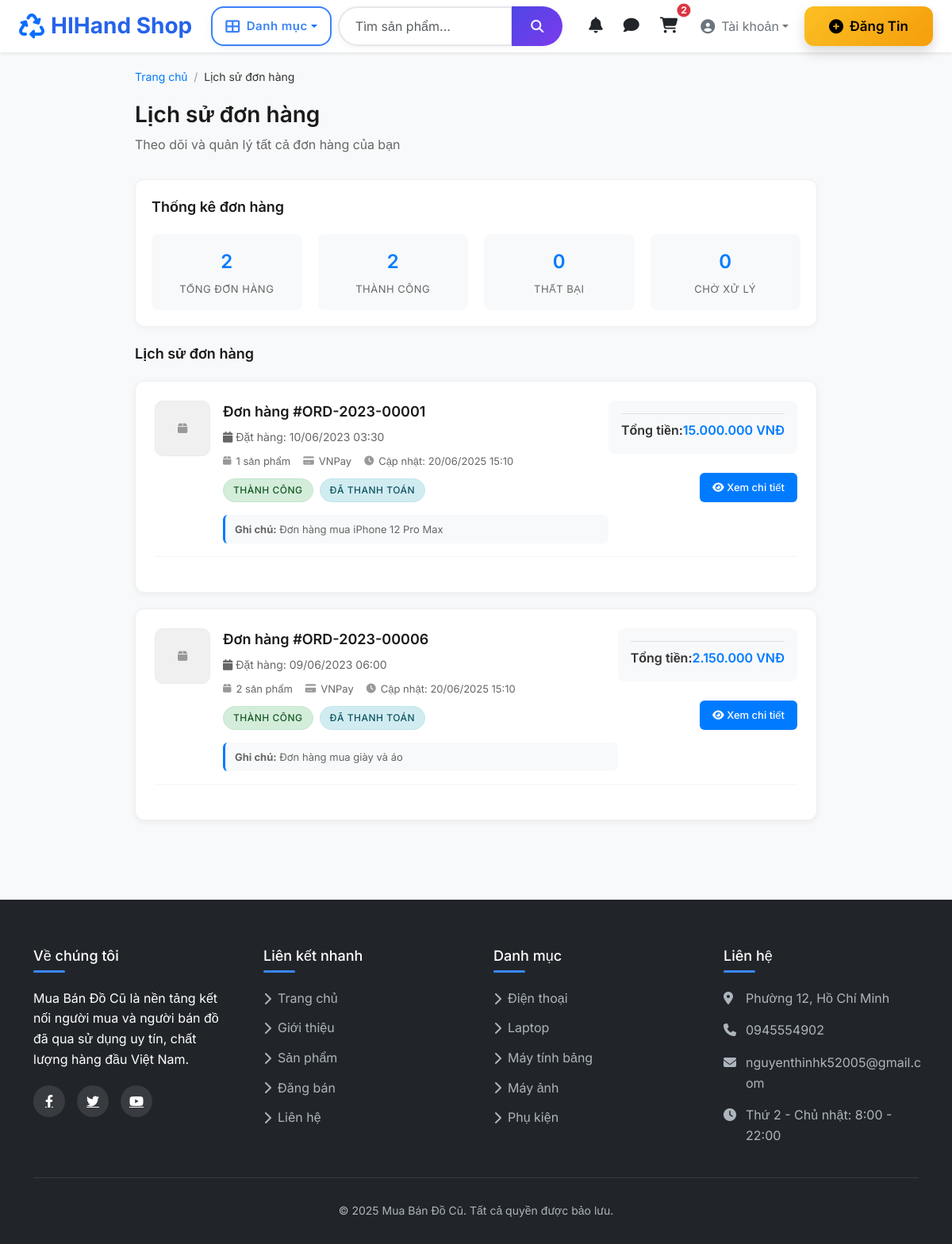
Page /app/View/order/order_history.php (signed in) on the committed database.
### tables this page shows
CREATE TABLE `orders` (
  `id` int(11) NOT NULL,
  `order_number` varchar(50) NOT NULL,
  `buyer_id` int(11) NOT NULL,
  `total_amount` decimal(15,0) NOT NULL,
  `status` enum('pending','success','failed','cancelled') DEFAULT 'pending',
  `payment_method` enum('vnpay','bank_transfer','cod') DEFAULT 'vnpay',
  `payment_status` enum('pending','paid','failed') DEFAULT 'pending',
  `notes` text DEFAULT NULL,
  `vnpay_transaction_id` varchar(100) DEFAULT NULL,
  `vnpay_response_code` varchar(10) DEFAULT NULL,
  `created_at` timestamp NULL DEFAULT current_timestamp(),
  `updated_at` timestamp NULL DEFAULT current_timestamp() ON UPDATE current_timestamp()
);

### app/Controllers/auth_helper.php (called while the page is built, shortened)
<?php
require_once(__DIR__ . '/../Models/user/Auth.php');
function isLoggedIn() {
    global $pdo;
    $auth = new Auth($pdo);
    return $auth->isLoggedIn();
}
function requireLogin($redirect_url = null) {
    return $_SESSION;
}
?>

### app/Models/user/Auth.php (called while the page is built, shortened)
<?php
class Auth {
    public function isLoggedIn() {
        if (isset($_SESSION['user_id']) && !empty($_SESSION['user_id'])) {
            return true;
        }
        return false;
    }
}
?>

### app/Controllers/order/OrderController.php (called while the page is built, shortened)
<?php
function getOrdersByUserId(PDO $pdo, $buyer_id, $limit = 50, $offset = 0) {
    $limit = (int)$limit;
    $offset = (int)$offset;
      $stmt = $pdo->prepare("
        SELECT
            o.id,
            o.order_number,
            o.total_amount,
            o.status,
            o.payment_method,
            o.payment_status,
            o.notes,
            o.created_at,
            o.updated_at,
            COUNT(oi.id) as item_count,
            (SELECT pi.image_path
             FROM order_items oi2
             LEFT JOIN products p ON oi2.product_id = p.id
             LEFT JOIN product_images pi ON p.id = pi.product_id AND pi.is_primary = 1
             WHERE oi2.order_id = o.id
             LIMIT 1) as first_product_image
        FROM orders o
        LEFT JOIN order_items oi ON o.id = oi.order_id
        WHERE o.buyer_id = ?
        GROUP BY o.id
        ORDER BY o.created_at DESC
        LIMIT $limit OFFSET $offset
    ");
    $stmt->execute([$buyer_id]);
    return $stmt->fetchAll(PDO::FETCH_ASSOC);
}
function getOrderCountByStatus(PDO $pdo, $buyer_id, $status = null) {
    if ($status) {
        $stmt = $pdo->prepare("SELECT COUNT(*) FROM orders WHERE buyer_id = ? AND status = ?");
        $stmt->execute([$buyer_id, $status]);
    } else {
        $stmt = $pdo->prepare("SELECT COUNT(*) FROM orders WHERE buyer_id = ?");
        $stmt->execute([$buyer_id]);
    }
    return (int) $stmt->fetchColumn();
}
?>

### app/View/order/order_history.php (the view, shortened to what this page needs)
<?php
require_once('../../Controllers/auth_helper.php');
require_once('../../Controllers/order/OrderController.php');
include_once __DIR__ . '/../../Components/header/Header.php';
include_once __DIR__ . '/../../Components/footer/Footer.php';
$user = requireLogin();
$current_user_id = $user['user_id'];
$page = isset($_GET['page']) ? (int)$_GET['page'] : 1;
$limit = 10;
$offset = ($page - 1) * $limit;
$orders = getOrdersByUserId($pdo, $current_user_id, $limit, $offset);
$total_orders = getOrderCountByStatus($pdo, $current_user_id);
$success_count = getOrderCountByStatus($pdo, $current_user_id, 'success');
$failed_count = getOrderCountByStatus($pdo, $current_user_id, 'failed');
$pending_count = getOrderCountByStatus($pdo, $current_user_id, 'pending');
?>
<!DOCTYPE html>
<html lang="vi">
<head>
    <link rel="stylesheet" href="https://cdnjs.cloudflare.com/ajax/libs/font-awesome/6.0.0/css/all.min.css">
    <link href="../../../public/assets/css/footer.css" rel="stylesheet">
    <link href="https://cdn.jsdelivr.net/npm/bootstrap@5.3.0/dist/css/bootstrap.min.css" rel="stylesheet">
    <link href="https://cdnjs.cloudflare.com/ajax/libs/font-awesome/6.4.0/css/all.min.css" rel="stylesheet">
    <link rel="stylesheet" href="/WebMuaBanDoCu/public/assets/css/user_box_chat.css?v=1.2">
</head>
<body>
    <div class="modern-container">
        <nav class="breadcrumb" aria-label="breadcrumb">
            <a href="../TrangChu.php">Trang chủ</a>
            <span class="breadcrumb-separator">/</span>
            <span>Lịch sử đơn hàng</span>
        </nav>
        <div class="page-header">
            <h1 class="page-title">Lịch sử đơn hàng</h1>
            <p class="page-subtitle">Theo dõi và quản lý tất cả đơn hàng của bạn</p>
        </div>
        <div class="stats-section">
            <div class="section-header">Thống kê đơn hàng</div>
            <div class="stats-grid">
                <div class="stat-item">
                    <div class="stat-number"><?php echo $total_orders; ?></div>
                    <div class="stat-label">Tổng đơn hàng</div>
                </div>
                <div class="stat-item">
                    <div class="stat-number"><?php echo $success_count; ?></div>
                    <div class="stat-label">Thành công</div>
                </div>
                <div class="stat-item">
                    <div class="stat-number"><?php echo $failed_count; ?></div>
                    <div class="stat-label">Thất bại</div>
                </div>
                <div class="stat-item">
                    <div class="stat-number"><?php echo $pending_count; ?></div>
                    <div class="stat-label">Chờ xử lý</div>
                </div>
            </div>
        </div>
        <div class="section-header">Lịch sử đơn hàng</div>
        <?php if (empty($orders)): ?>
            <div class="empty-state">
                <div class="empty-state-icon">
                    <i class="fas fa-shopping-cart"></i>
                </div>
                <h3>Chưa có đơn hàng nào</h3>
                <p>Bạn chưa có đơn hàng nào. Hãy bắt đầu mua sắm!</p>
                <a href="../../../public/TrangChu.php" class="btn-primary">
                    <i class="fas fa-shopping-bag"></i> Bắt đầu mua sắm
                </a>
            </div>
        <?php else: ?>
            <?php foreach ($orders as $order): ?>
                <div class="order-item">
                    <div class="order-header">
                        <div class="order-main-info">
                            <?php if (!empty($order['first_product_image']) && file_exists("../../" . $order['first_product_image'])): ?>
                                <img src="../../<?php echo htmlspecialchars($order['first_product_image']); ?>"
                                     alt="Order Product"
                                     class="order-image">
                            <?php else: ?>
                                <div class="order-placeholder">
                                    <i class="fas fa-box"></i>
                                </div>
                            <?php endif; ?>
                            <div class="order-details">
                                <div class="order-number">
                                    Đơn hàng #<?php echo htmlspecialchars($order['order_number']); ?>
                                </div>
                                <div class="order-date">
                                    <i class="fas fa-calendar"></i>
                                    Đặt hàng: <?php echo date('d/m/Y H:i', strtotime($order['created_at'])); ?>
                                </div>
                                <div class="order-meta">
                                    <div class="meta-item">
                                        <i class="fas fa-box"></i>
                                        <span><?php echo $order['item_count']; ?> sản phẩm</span>
                                    </div>
                                    <div class="meta-item">
                                        <i class="fas fa-credit-card"></i>
                                        <span><?php echo $order['payment_method'] == 'vnpay' ? 'VNPay' : ucfirst($order['payment_method']); ?></span>
                                    </div>
                                    <?php if ($order['updated_at'] != $order['created_at']): ?>
                                        <div class="meta-item">
                                            <i class="fas fa-clock"></i>
                                            <span>Cập nhật: <?php echo date('d/m/Y H:i', strtotime($order['updated_at'])); ?></span>
                                        </div>
                                    <?php endif; ?>
                                </div>
                                <div class="order-status-section">
                                    <?php
                                    $statusClass = '';
                                    switch($order['status']) {
                                        case 'success':
                                            $statusClass = 'status-success';
                                            $statusText = 'Thành công';
                                            break;
                                    }
                                    $paymentClass = '';
                                    switch($order['payment_status']) {
                                        case 'paid':
                                        case 'paid_via_return':
                                            $paymentClass = 'payment-paid';
                                            $paymentText = 'Đã thanh toán';
                                            break;
                                    }
                                    ?>
                                    <span class="status-badge <?php echo $statusClass; ?>">
                                        <?php echo $statusText; ?>
                                    </span>
                                    <span class="status-badge <?php echo $paymentClass; ?>">
                                        <?php echo $paymentText; ?>
                                    </span>
                                </div>
                                <?php if (!empty($order['notes'])): ?>
                                    <div class="order-notes-preview">
                                        <strong>Ghi chú:</strong> <?php echo mb_substr(htmlspecialchars($order['notes']), 0, 100); ?><?php echo mb_strlen($order['notes']) > 100 ? '...' : ''; ?>
                                    </div>
                                <?php endif; ?>
                            </div>
                        </div>
                        <div class="order-actions">
                            <div class="order-summary">
                                <div class="summary-row">
                                    <span>Tổng tiền:</span>
                                    <span style="font-weight: 600; color: #007bff;"><?php echo number_format($order['total_amount'], 0, ',', '.'); ?> VNĐ</span>
                                </div>
                            </div>
                            <a href="order_details.php?id=<?php echo $order['id']; ?>" class="view-details-btn">
                                <i class="fas fa-eye"></i> Xem chi tiết
                            </a>
                        </div>
                    </div>
                </div>
            <?php endforeach; ?>
        <?php endif; ?>
    </div>
</body>
</html>

### public/assets/css/footer.css (style rules this page uses)
:root { --dark: #212529; --primary: #3a86ff; --transition: all 0.3s ease; --mobile: 576px; --tablet: 768px; --desktop: 992px; --large-desktop: 1200px; }

### app/View/order/order_history.php (style rules this page uses)
* { margin: 0; padding: 0; box-sizing: border-box; }
body { font-family: 'Inter', sans-serif; background-color: #f8f9fa; color: #333; line-height: 1.6; }
.modern-container { max-width: 900px; margin: 0 auto; padding: 20px; }
.page-header { margin-bottom: 30px; }
.page-title { font-size: 28px; font-weight: 600; color: #1a1a1a; margin-bottom: 8px; }
.page-subtitle { color: #666; font-size: 16px; }
.section-header { font-size: 18px; font-weight: 600; color: #1a1a1a; margin-bottom: 20px; }
.order-item { background: white; border-radius: 12px; padding: 24px; margin-bottom: 20px; box-shadow: 0 2px 8px rgba(0,0,0,0.06); transition: all 0.2s ease; border: 1px solid #f0f0f0; }
.order-header { display: flex; align-items: flex-start; justify-content: space-between; margin-bottom: 20px; padding-bottom: 16px; border-bottom: 1px solid #f5f5f5; }
.order-main-info { display: flex; align-items: flex-start; gap: 16px; flex: 1; }
.order-details { flex: 1; }
.order-number { font-size: 18px; font-weight: 600; color: #1a1a1a; margin-bottom: 6px; }
.order-date { font-size: 14px; color: #666; margin-bottom: 8px; }
.order-meta { display: flex; flex-wrap: wrap; gap: 16px; margin-bottom: 12px; }
.meta-item { display: flex; align-items: center; gap: 6px; font-size: 13px; color: #666; }
.meta-item i { font-size: 12px; color: #999; }
.order-status-section { display: flex; align-items: center; gap: 8px; margin-bottom: 16px; }
.status-badge { padding: 4px 12px; border-radius: 20px; font-size: 12px; font-weight: 500; text-transform: uppercase; letter-spacing: 0.5px; }
.status-success { background: #d4edda; color: #155724; border: 1px solid #c3e6cb; }
.payment-paid { background: #d1ecf1; color: #0c5460; border: 1px solid #bee5eb; }
.order-summary { background: #f8f9fa; border-radius: 8px; padding: 16px; margin-bottom: 16px; }
.summary-row { display: flex; justify-content: space-between; align-items: center; margin-bottom: 8px; font-size: 14px; }
.summary-row:last-child { margin-bottom: 0; padding-top: 8px; border-top: 1px solid #dee2e6; font-weight: 600; font-size: 16px; }
.order-actions { display: flex; flex-direction: column; gap: 8px; align-items: flex-end; }
.view-details-btn { background: #007bff; color: white; padding: 8px 16px; border-radius: 6px; font-size: 13px; font-weight: 500; text-decoration: none; transition: all 0.2s ease; border: none; cursor: pointer; }
.order-notes-preview { font-size: 13px; color: #666; background: #f8f9fa; padding: 8px 12px; border-radius: 6px; margin-top: 8px; border-left: 3px solid #007bff; max-height: 60px; overflow: hidden; text-overflow: ellipsis; }
.order-placeholder { width: 70px; height: 70px; background: #f0f0f0; border-radius: 10px; display: flex; align-items: center; justify-content: center; color: #999; font-size: 14px; text-align: center; border: 1px solid #e9ecef; }
.stats-section { background: white; border-radius: 12px; padding: 20px; margin-bottom: 20px; box-shadow: 0 2px 8px rgba(0,0,0,0.04); border: 1px solid #f0f0f0; }
.stats-grid { display: grid; grid-template-columns: repeat(auto-fit, minmax(150px, 1fr)); gap: 20px; }
.stat-item { text-align: center; padding: 16px; background: #f8f9fa; border-radius: 8px; }
.stat-number { font-size: 24px; font-weight: 600; color: #007bff; margin-bottom: 4px; }
.stat-label { font-size: 13px; color: #666; text-transform: uppercase; letter-spacing: 0.5px; }
.breadcrumb { background: transparent; padding: 0; margin-bottom: 20px; font-size: 14px; }
.breadcrumb a { color: #007bff; text-decoration: none; }
.breadcrumb-separator { color: #999; margin: 0 8px; }

### app/Components/header/Header.php (style rules this page uses)
:root { --primary-blue: #3b82f6; --primary-dark: #2563eb; --success-green: #10b981; --warning-orange: #f59e0b; --text-gray: #374151; --shadow-light: 0 2px 8px rgba(0, 0, 0, 0.1); --shadow-medium: 0 4px 12px rgba(0, 0, 0, 0.15); }

### rows in the picture
orders: order_number "ORD-2023-00001", created_at "10/06/2023 03:30", item_count "1", payment_method "VNPay", updated_at "20/06/2025 15:10", status "THÀNH CÔNG", payment_status "ĐÃ THANH TOÁN", notes "Đơn hàng mua iPhone 12 Pro Max", total_amount "15.000.000"
orders: order_number "ORD-2023-00006", created_at "09/06/2023 06:00", item_count "2", payment_method "VNPay", updated_at "20/06/2025 15:10", status "THÀNH CÔNG", payment_status "ĐÃ THANH TOÁN", notes "Đơn hàng mua giày và áo", total_amount "2.150.000"

### other values in the picture
min($cart_count, 9) "2"
$total_orders "2"
$success_count "2"
$failed_count "0"
$pending_count "0"
